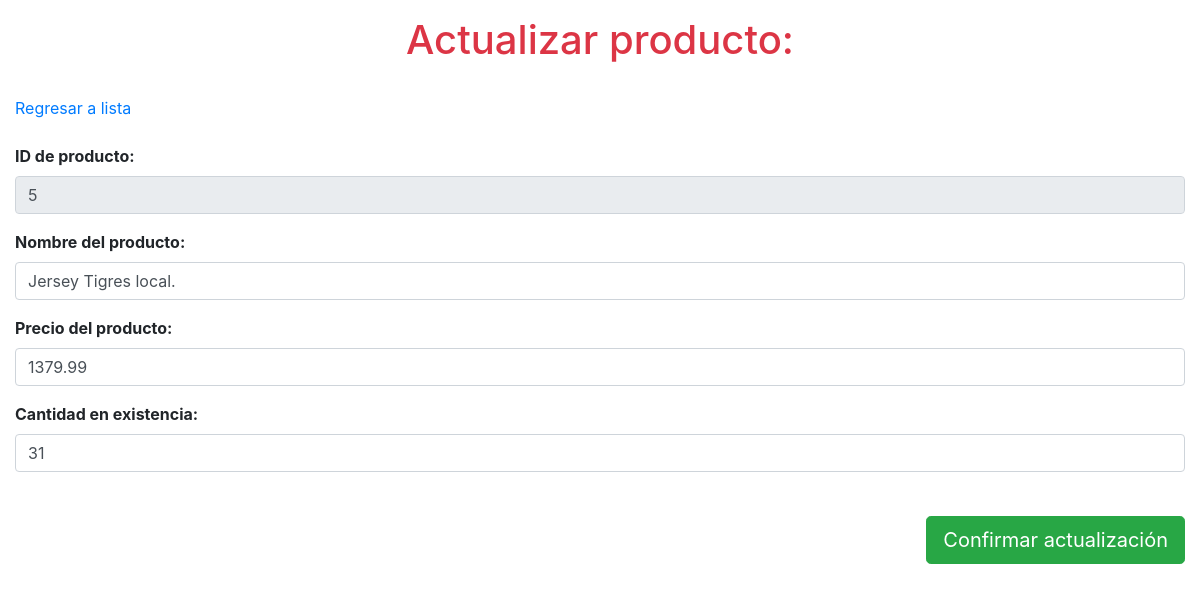
Page /productos/update.php?id_producto=5 on the committed database.
### tables this page shows
CREATE TABLE productos (
	id_producto INTEGER PRIMARY KEY AUTOINCREMENT,
    producto VARCHAR (100) NOT NULL,
    precio FLOAT NOT NULL,
    existencias INTEGER NOT NULL
);

### productos/db/details_update.php (the view)
<?php
    $id_producto = $_GET["id_producto"];
    $db = new SQLite3("../tienda.db");
    $resultado = $db->query("SELECT * from productos where id_producto='$id_producto';");
    while ($row = $resultado->fetchArray()) {
        $id_producto = $row["id_producto"];
        $producto = $row['producto'];
        $precio = $row['precio'];
        $existencias = $row['existencias'];
    }
    $form = "
        <div class='form-group font-weight-bold'>
            <label for='id_producto'>ID de producto:</label>
            <input type='text' readonly class='form-control' id='id_producto' name='id_producto' aria-describedby='ID producto' value='$id_producto'>
        </div>
        <div class='form-group font-weight-bold'>
            <label for='producto'>Nombre del producto:</label>
            <input type='text' class='form-control' id='producto' name='producto' aria-describedby='producto' value='$producto'>
        </div>
        <div class='form-group font-weight-bold'>
            <label for='precio'>Precio del producto:</label>
            <input type='number' step='any' class='form-control' id='precio' name='precio' aria-describedby='precio' value='$precio'>
        </div>
        <div class='form-group font-weight-bold'>
            <label for='existencias'>Cantidad en existencia:</label>
            <input type='number' class='form-control' id='existencias' name='existencias' aria-describedby='precio' value='$existencias'>
        </div>
        ";
    print($form);
?>

### rows in the picture
productos: id_producto "5", producto "Jersey Tigres local.", precio "1379.99", existencias "31"
